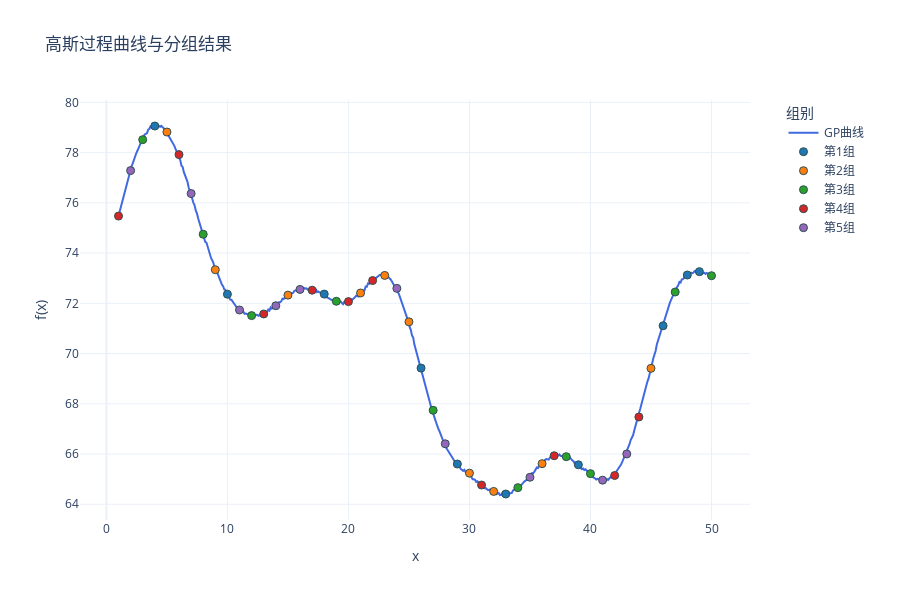

The notebook cell saved with this chart:
### Code cell
import numpy as np
import plotly.graph_objects as go
from sklearn.gaussian_process import GaussianProcessRegressor
from sklearn.gaussian_process.kernels import RBF, ConstantKernel,WhiteKernel

import sys
import os
# 使用当前工作目录
project_root = os.path.dirname(os.getcwd())  # 获取当前目录的父目录
sys.path.insert(0, project_root)
from util.methods import assign_variances

#seed = 15
seed = 16
# 定义核函数
kernel = ConstantKernel(25.0) * RBF(length_scale=4.0) + WhiteKernel(1e-3)
gp = GaussianProcessRegressor(kernel=kernel)

x_dense = np.linspace(1, 50, 500).reshape(-1, 1)

y_dense = gp.sample_y(x_dense, n_samples=1, random_state=seed).flatten() + 70

# 提取整数点对应的y值
integer_points = np.arange(1, 51)
y_integers = y_dense[np.linspace(0, 499, 50, dtype=int)]

# 计算整数点的协方差矩阵
cov_matrix = kernel(integer_points.reshape(-1,1))

# 计算相关性矩阵
std_dev = np.sqrt(np.diag(cov_matrix))  
corr_matrix = cov_matrix / np.outer(std_dev, std_dev)  

np.savetxt('Sigma1.txt', cov_matrix, 
           fmt='%.6f',
           header=f'高斯过程协方差矩阵(1-50整数点)\n核函数: {kernel}')

np.savetxt('correlation_matrix.txt', corr_matrix,
           fmt='%.6f',
           header=f'高斯过程相关性矩阵(1-50整数点)\n核函数: {kernel}')

np.savetxt('mu.txt', 
           y_integers,
           fmt='%.6f',
           header='真实均值')

# 创建蛇形分配的分组标签
sorted_indices = np.argsort(y_integers)  # 获取y值从小到大的索引
positions = np.arange(50)
round_num = positions // 5  # 每5个点改变一次方向
pos_in_round = positions % 5

# 蛇形分配逻辑：正向(0,1,2,3,4)和反向(4,3,2,1,0)交替
group_assignments = np.where(
    round_num % 2 == 0,
    pos_in_round,       # 正向分配：0,1,2,3,4
    4 - pos_in_round    # 反向分配：4,3,2,1,0
)

group_labels = np.zeros(50, dtype=int)
group_labels[sorted_indices] = group_assignments
group_names = [f"第{i+1}组" for i in range(5)]  # 组别名称

# 创建分组标签 (5组，蛇形分配)
group_labels = np.zeros(50, dtype=int)
for i in range(50):
    round_num = i // 5  # 每5个点一轮
    pos_in_round = i % 5
    
    if round_num % 2 == 0:  # 偶数轮：正向分配
        group = pos_in_round
    else:  # 奇数轮：反向分配
        group = 4 - pos_in_round
    
    group_labels[sorted_indices[i]] = group

group_names = [f"第{i+1}组" for i in range(5)]  # 组别名称

fig = go.Figure()

fig.add_trace(go.Scatter(
    x=x_dense.flatten(), 
    y=y_dense,
    mode='lines',
    name='GP曲线',
    line=dict(color='royalblue', width=2)
))

colors = ['#1f77b4', '#ff7f0e', '#2ca02c', '#d62728', '#9467bd']  # 5种不同颜色
for group in range(5):
    mask = (group_labels == group)
    fig.add_trace(go.Scatter(
        x=integer_points[mask],
        y=y_integers[mask],
        mode='markers',
        name=group_names[group],
        marker=dict(
            color=colors[group],
            size=8,
            line=dict(width=1, color='DarkSlateGrey')
    )))

fig.update_layout(
    title='高斯过程曲线与分组结果',
    xaxis_title='x',
    yaxis_title='f(x)',
    template='plotly_white',
    height=600,
    width=900,
    legend=dict(
        title='组别',
        x=1.05,
        y=1,
        xanchor='left',
        yanchor='top',
        bgcolor='rgba(255,255,255,0.8)'
    ),
    margin=dict(r=150) 
)

fig.show()

### Figure 1 — Plotly figure (JSON) as saved in the notebook; plotly's stock layout.template omitted (floating-point values rounded to 4 significant figures; data arrays with more than 128 entries replaced by an {"elided": "..."} marker saying what was removed)
{"data": [{"line": {"color": "royalblue", "width": 2}, "mode": "lines", "name": "GP曲线", "type": "scatter", "x": {"elided": "500 float values"}, "y": {"elided": "500 float values"}}, {"marker": {"color": "#1f77b4", "line": {"color": "DarkSlateGrey", "width": 1}, "size": 8}, "mode": "markers", "name": "第1组", "type": "scatter", "x": [4, 10, 18, 26, 29, 33, 39, 46, 48, 49], "y": [79.06, 72.36, 72.37, 69.42, 65.6, 64.41, 65.57, 71.11, 73.13, 73.26]}, {"marker": {"color": "#ff7f0e", "line": {"color": "DarkSlateGrey", "width": 1}, "size": 8}, "mode": "markers", "name": "第2组", "type": "scatter", "x": [5, 9, 15, 21, 23, 25, 30, 32, 36, 45], "y": [78.82, 73.34, 72.33, 72.41, 73.11, 71.26, 65.24, 64.51, 65.62, 69.41]}, {"marker": {"color": "#2ca02c", "line": {"color": "DarkSlateGrey", "width": 1}, "size": 8}, "mode": "markers", "name": "第3组", "type": "scatter", "x": [3, 8, 12, 19, 27, 34, 38, 40, 47, 50], "y": [78.52, 74.75, 71.51, 72.08, 67.74, 64.66, 65.9, 65.22, 72.45, 73.1]}, {"marker": {"color": "#d62728", "line": {"color": "DarkSlateGrey", "width": 1}, "size": 8}, "mode": "markers", "name": "第4组", "type": "scatter", "x": [1, 6, 13, 17, 20, 22, 31, 37, 42, 44], "y": [75.47, 77.92, 71.58, 72.52, 72.07, 72.91, 64.77, 65.93, 65.14, 67.47]}, {"marker": {"color": "#9467bd", "line": {"color": "DarkSlateGrey", "width": 1}, "size": 8}, "mode": "markers", "name": "第5组", "type": "scatter", "x": [2, 7, 11, 14, 16, 24, 28, 35, 41, 43], "y": [77.28, 76.37, 71.73, 71.9, 72.55, 72.6, 66.41, 65.08, 64.96, 66.0]}], "layout": {"height": 600, "legend": {"bgcolor": "rgba(255,255,255,0.8)", "title": {"text": "组别"}, "x": 1.05, "xanchor": "left", "y": 1, "yanchor": "top"}, "margin": {"r": 150}, "title": {"text": "高斯过程曲线与分组结果"}, "width": 900, "xaxis": {"title": {"text": "x"}}, "yaxis": {"title": {"text": "f(x)"}}}}
